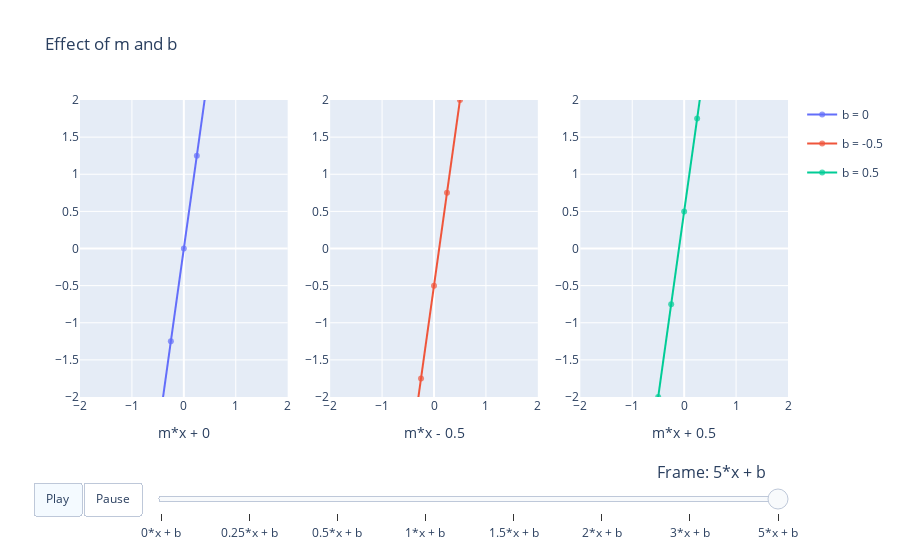

The notebook cell saved with this chart:
### Markdown cell above
# Linear Regression - part 1
(Univariate Linear Regression)

Linear regression is a supervised learning method whereby we would like to fit a line in such a way that the error is minimal.  
E.g. in this notebook we try to fit a line which predict the housing prices given the average number of rooms per dwelling.

But first of all, what does a Univariate Linear Regression look like
$$h_{0}(x) = \theta_{0} + \theta_{1}x\\
or  \\
y = \alpha + \beta x  \\
or  \\
y = mx + c    \\
or  \\
y = mx + b
$$

$\theta_{1}, \beta, m$ are called the slope or gradient, how much does go the line up (or down) when we take 1 step on the X-axis  
$\theta_{0}, \alpha, c, b$ are the interceptions with the Y-axis  
  
Also notice that you can find $y = mx + b$ back inside a perceptron without an activation function $y = w_{0} + \sum_{i=1}^{n} x_{i} . w_{i}$

### Code cell
from utils.utility_plots import create_dynamic_h_plot, Data2Plot

data2plot = Data2Plot()

# create 3 dynamic figures
data2plot.prepare_dynamic_data(name='b = 0')
data2plot.prepare_dynamic_data(name='b = -0.5', panel=2)
data2plot.prepare_dynamic_data(name='b = 0.5', panel=3)

# Create a range of m (slope values)
for m in [0, 0.25, 0.5, 1, 1.5, 2, 3, 5]:
    b = 0
    data2plot.feed_dynamic_data(name='b = 0', x= np.arange(-3,3,0.25), y= [ m*x + b for x in np.arange(-3,3,0.25)])
    
    b = -0.5
    data2plot.feed_dynamic_data(name='b = -0.5',  x= np.arange(-3,3,0.25), y= [ m*x + b for x in np.arange(-3,3,0.25)])
    
    b = 0.5
    data2plot.feed_dynamic_data(name='b = 0.5',  x= np.arange(-3,3,0.25), y= [ m*x + b for x in np.arange(-3,3,0.25)])
    
    data2plot.add_frame_label(f'{m}*x + b')
    
# plot
create_dynamic_h_plot(data2plot, 
                      title="Effect of m and b",
                      x_axis_1='m*x + 0', x_range_1=[-2,2], y_range_1=[-2,2],
                      x_axis_2='m*x - 0.5', x_range_2=[-2,2], y_range_2=[-2,2],
                      x_axis_3='m*x + 0.5', x_range_3=[-2,2], y_range_3=[-2,2])

### Figure 1 — Plotly figure (JSON) as saved in the notebook; plotly's stock layout.template omitted (floating-point values rounded to 4 significant figures)
{"data": [{"hoverinfo": "name+text", "legendgroup": "b = 0", "marker": {"line": {"color": "rgba(50,50,50,0.8)", "width": 0}, "opacity": 0.7, "symbol": "circle"}, "mode": "markers+lines", "name": "b = 0", "showlegend": true, "type": "scatter", "x": [-3, -2.75, -2.5, -2.25, -2, -1.75, -1.5, -1.25, -1, -0.75, -0.5, -0.25, 0, 0.25, 0.5, 0.75, 1, 1.25, 1.5, 1.75, 2, 2.25, 2.5, 2.75], "xaxis": "x", "y": [-15, -13.75, -12.5, -11.25, -10, -8.75, -7.5, -6.25, -5, -3.75, -2.5, -1.25, 0, 1.25, 2.5, 3.75, 5, 6.25, 7.5, 8.75, 10, 11.25, 12.5, 13.75], "yaxis": "y"}, {"hoverinfo": "name+text", "legendgroup": "b = -0.5", "marker": {"line": {"color": "rgba(50,50,50,0.8)", "width": 0}, "opacity": 0.7, "symbol": "circle"}, "mode": "markers+lines", "name": "b = -0.5", "showlegend": true, "type": "scatter", "x": [-3, -2.75, -2.5, -2.25, -2, -1.75, -1.5, -1.25, -1, -0.75, -0.5, -0.25, 0, 0.25, 0.5, 0.75, 1, 1.25, 1.5, 1.75, 2, 2.25, 2.5, 2.75], "xaxis": "x2", "y": [-15.5, -14.25, -13, -11.75, -10.5, -9.25, -8, -6.75, -5.5, -4.25, -3, -1.75, -0.5, 0.75, 2, 3.25, 4.5, 5.75, 7, 8.25, 9.5, 10.75, 12, 13.25], "yaxis": "y2"}, {"hoverinfo": "name+text", "legendgroup": "b = 0.5", "marker": {"line": {"color": "rgba(50,50,50,0.8)", "width": 0}, "opacity": 0.7, "symbol": "circle"}, "mode": "markers+lines", "name": "b = 0.5", "showlegend": true, "type": "scatter", "x": [-3, -2.75, -2.5, -2.25, -2, -1.75, -1.5, -1.25, -1, -0.75, -0.5, -0.25, 0, 0.25, 0.5, 0.75, 1, 1.25, 1.5, 1.75, 2, 2.25, 2.5, 2.75], "xaxis": "x3", "y": [-14.5, -13.25, -12, -10.75, -9.5, -8.25, -7, -5.75, -4.5, -3.25, -2, -0.75, 0.5, 1.75, 3, 4.25, 5.5, 6.75, 8, 9.25, 10.5, 11.75, 13, 14.25], "yaxis": "y3"}], "layout": {"autosize": true, "sliders": [{"active": 7, "currentvalue": {"font": {"size": 16}, "prefix": "Frame: ", "visible": true, "xanchor": "right"}, "len": 0.9, "pad": {"b": 10, "t": 60}, "steps": [{"args": [["0"], {"frame": {"duration": 500, "easing": "linear", "redraw": false}, "transition": {"duration": 0, "easing": "linear"}}], "label": "0*x + b", "method": "animate"}, {"args": [["1"], {"frame": {"duration": 500, "easing": "linear", "redraw": false}, "transition": {"duration": 0, "easing": "linear"}}], "label": "0.25*x + b", "method": "animate"}, {"args": [["2"], {"frame": {"duration": 500, "easing": "linear", "redraw": false}, "transition": {"duration": 0, "easing": "linear"}}], "label": "0.5*x + b", "method": "animate"}, {"args": [["3"], {"frame": {"duration": 500, "easing": "linear", "redraw": false}, "transition": {"duration": 0, "easing": "linear"}}], "label": "1*x + b", "method": "animate"}, {"args": [["4"], {"frame": {"duration": 500, "easing": "linear", "redraw": false}, "transition": {"duration": 0, "easing": "linear"}}], "label": "1.5*x + b", "method": "animate"}, {"args": [["5"], {"frame": {"duration": 500, "easing": "linear", "redraw": false}, "transition": {"duration": 0, "easing": "linear"}}], "label": "2*x + b", "method": "animate"}, {"args": [["6"], {"frame": {"duration": 500, "easing": "linear", "redraw": false}, "transition": {"duration": 0, "easing": "linear"}}], "label": "3*x + b", "method": "animate"}, {"args": [["7"], {"frame": {"duration": 500, "easing": "linear", "redraw": false}, "transition": {"duration": 0, "easing": "linear"}}], "label": "5*x + b", "method": "animate"}], "transition": {"duration": 500, "easing": "linear"}, "x": 0.1, "xanchor": "left", "y": 0, "yanchor": "top"}], "title": {"text": "Effect of m and b"}, "updatemenus": [{"buttons": [{"args": [[0, 1, 2, 3, 4, 5, 6, 7], {"frame": {"duration": 500, "redraw": false}, "fromcurrent": true, "transition": {"duration": 0, "easing": "linear"}}], "label": "Play", "method": "animate"}, {"args": [[null], {"frame": {"duration": 0, "redraw": false}, "mode": "immediate", "transition": {"duration": 0}}], "label": "Pause", "method": "animate"}], "direction": "left", "pad": {"r": 10, "t": 85}, "showactive": true, "type": "buttons", "x": 0.1, "xanchor": "right", "y": 0, "yanchor": "top"}], "xaxis": {"anchor": "y", "domain": [0, 0.2933], "range": [-2, 2], "title": {"text": "m*x + 0"}, "type": "linear"}, "xaxis2": {"anchor": "y2", "domain": [0.3533, 0.6467], "range": [-2, 2], "title": {"text": "m*x - 0.5"}, "type": "linear"}, "xaxis3": {"anchor": "y3", "domain": [0.7067, 1], "range": [-2, 2], "title": {"text": "m*x + 0.5"}, "type": "linear"}, "yaxis": {"anchor": "x", "domain": [0, 1], "range": [-2, 2], "type": "linear"}, "yaxis2": {"anchor": "x2", "domain": [0, 1], "range": [-2, 2], "type": "linear"}, "yaxis3": {"anchor": "x3", "domain": [0, 1], "range": [-2, 2], "type": "linear"}}}
